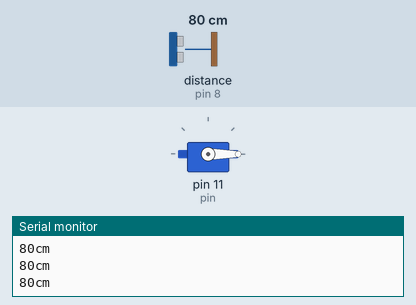
This sketch was run on a simulated Arduino Uno, built with avr-gcc and run on an emulated ATmega328P. Parts: servo, the last lines printed to the serial monitor. Wiring (inferred from the names in the program): ultrasonic range finder: trigger pin 12; echo pin 8. The inputs (shaded band) are chosen by the test bench; at power-on: distance to the obstacle (sensor on pin 8) 80 cm. The echo pulse lasts 58.3 µs per cm.

Above: at 1.2 s.
1.3 s: distance to the obstacle (sensor on pin 8) set to 13 cm
2.8 s: distance to the obstacle (sensor on pin 8) set to 10 cm
At 4.0 s:
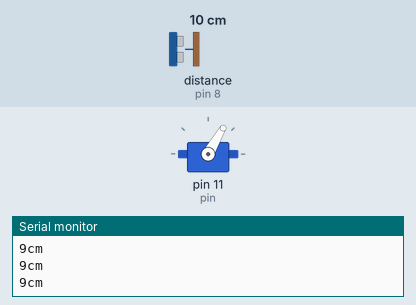
4.3 s: distance to the obstacle (sensor on pin 8) set to 18 cm
At 5.0 s:
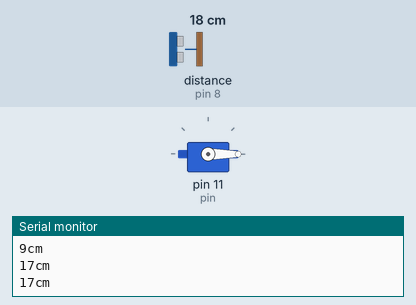
6.0 s: distance to the obstacle (sensor on pin 8) set to 2 cm
At 7.3 s:
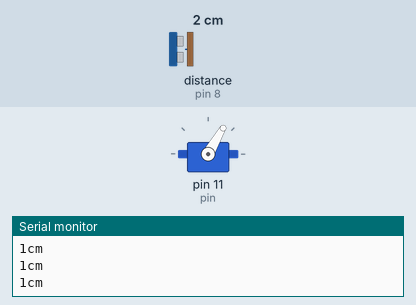
Timing chart, 0 to 8.8 s (numbered marks = the images above; inputs shaded):
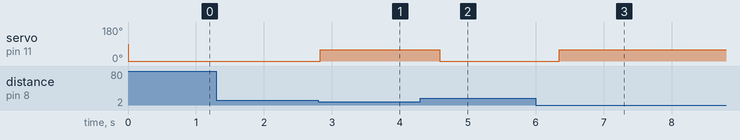

The sketch:

opdracht.7.ino
```cpp
#include <Servo.h>
#define ALARM 10


//defineren van poorten
const int TrigPin = 12;
const int EchoPin = 8;
int distance;
int length;
int pin = 11;
Servo myservo;

//functie bieden aan de pins voor de ultrasone
void setup()

{
  Serial.begin(9600);
  pinMode(TrigPin, OUTPUT);
  pinMode(EchoPin, INPUT);
  myservo.attach(pin);
}

//Loop door de pinnen heen voor de ultrasone functie


void loop()
{
  pinMode(TrigPin, OUTPUT);
  digitalWrite(TrigPin, LOW);
  delayMicroseconds(10);
  digitalWrite(TrigPin, HIGH);
  delayMicroseconds(20);
  digitalWrite(TrigPin, LOW);

  pinMode(EchoPin, INPUT);
  length = pulseIn(EchoPin, HIGH);
  distance = (length/2)/29;
  //ultrasone afstand bepalen in centimeter
  Serial.print(distance);
  Serial.println("cm");


//functie geven aan de ultrasone
  if(distance <= ALARM)
  {
    myservo.write(60); //servo draaiafstand geven
    delay(50);
  }
  else
  {
    myservo.write(0);
    delay(50);
  }

  delay(300);
}
```

Measured:
- the behaviour switches between 12 and 11 cm on distance to the obstacle (sensor on pin 8) (found by bisection; images 0 and 1)
- after the input at 2.8 s, servo on pin 11 (pin): 0° → 60° at once
- after the input at 4.3 s, servo on pin 11 (pin): 60° → 0° after 0.29 s
- after the input at 6.0 s, servo on pin 11 (pin): 0° → 60° after 0.34 s
